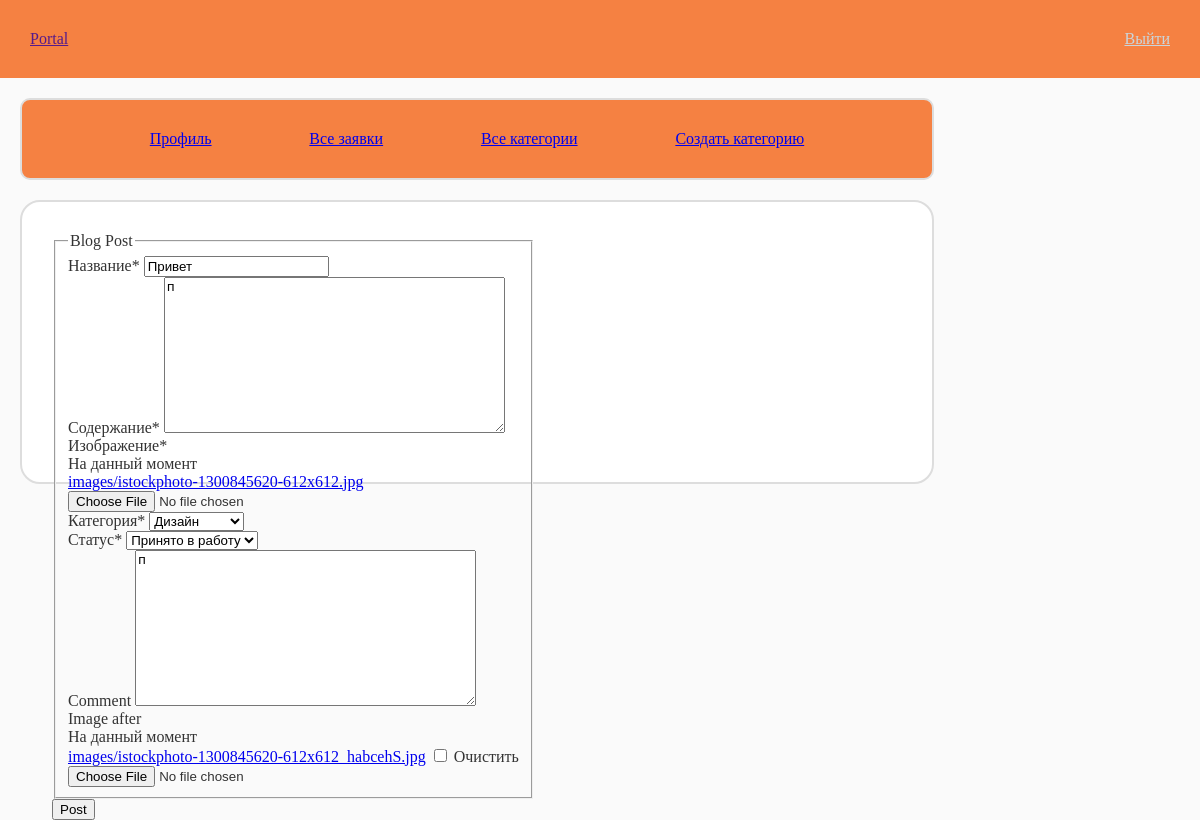
The page /post/7/edit/ (signed in) on the database its author committed.
### blog/models.py (models this page shows, shortened)
class Post(models.Model):
    STATUS_CHOICES = [
        ('new', 'Новая'),
        ('in_progress', 'Принято в работу'),
        ('completed', 'Выполнено'),
    ]
    title = models.CharField(max_length=100)
    content = models.TextField()
    created_at = models.DateTimeField(auto_now_add=True)
    updated_at = models.DateTimeField(auto_now=True)
    user = models.ForeignKey(User, on_delete=models.CASCADE)
    image = models.ImageField(upload_to='images')
    category = models.ForeignKey(Category, on_delete=models.CASCADE)
    status = models.CharField(max_length=20, choices=STATUS_CHOICES, default='new')
    comment = models.TextField(null=True, blank=True)
    image_after = models.ImageField(upload_to='images', null=True, blank=True)

class Category(models.Model):
    title = models.CharField(max_length=100)
    def __str__(self):
        return self.title

### blog/views.py (the view)
# urls.py: path('post/<int:pk>/edit/', post_edit, name='post_edit'),
@login_required
def post_edit(request, pk):
    post = get_object_or_404(Post, pk=pk)
    if request.method == 'POST':
        form = PostForm(request.POST, request.FILES, instance=post)
        if form.is_valid():
            post = form.save(commit=False)
            post.save()
            return redirect('post_detail', pk=post.pk)
    else:
        form = PostForm(instance=post)
        if not request.user.is_superuser:
            form.fields['status'].widget = forms.HiddenInput()
    return render(request, 'blog/post_form.html', {'form': form})

### blog/forms.py
class PostForm(forms.ModelForm):
    class Meta:
        model = Post
        exclude = ['user']
        fields = ['title', 'content', 'image', 'category', 'status', 'comment', 'image_after']
        widgets = {
            'status': forms.Select(attrs={'class': 'custom-select'}),
            'category': forms.Select(attrs={'class': 'custom-select'}),
        }
        labels = {
            "status": "Статус",
            "title": "Название",
            "content": "Содержание",
            "image": "Изображение",
            "category": "Категория",
        }

### blog/templates/blog/post_form.html (shortened to what this page needs)
{% extends 'blog/base.html' %}
{% load crispy_forms_tags %}
{% block sidebar %}
  <div class="list-group">
    <a href="{% url 'profile' %}" class="list-group-item list-group-item-action" aria-current="true">Профиль</a>
    {% if user.is_superuser %}
      <a href="{% url 'post_list' %}" class="list-group-item list-group-item-action">Все заявки</a>
      <a href="{% url 'category_list' %}" class="list-group-item list-group-item-action">Все категории</a>
      <a href="{% url 'category_create' %}" class="list-group-item list-group-item-action">Создать категорию</a>
    {% endif %}
  </div>
{% endblock %}
{% block content %}
  <div class="content-section">
    <form method="POST" enctype="multipart/form-data">
      <fieldset class="form-group">
        <legend class="border-bottom mb-4">Blog Post</legend>
        {{ form|crispy }}
      </fieldset>
      <div class="form-group">
        <button class="btn btn-outline-info" type="submit">Post</button>
      </div>
    </form>
  </div>
{% endblock %}

### blog/static/blog/main.css (style rules this page uses)
body { margin: 0; padding: 0; background: #fafafa; color: #333333; }
.content-section { display: flex; justify-content: space-between; background: #ffffff; padding: 30px; border: 2px solid #dddddd; border-radius: 20px; margin-bottom: 20px; margin-top: 20px; width: 850px; height: 220px; }
.list-group { display: flex; justify-content: space-evenly; background-color: #f58142; width: 850px; border: 2px solid #dddddd; border-radius: 10px; padding: 30px; }

### rows shown on the page
Post: title "Привет", content "п", category "Дизайн", status "Принято в работу", comment "п"
